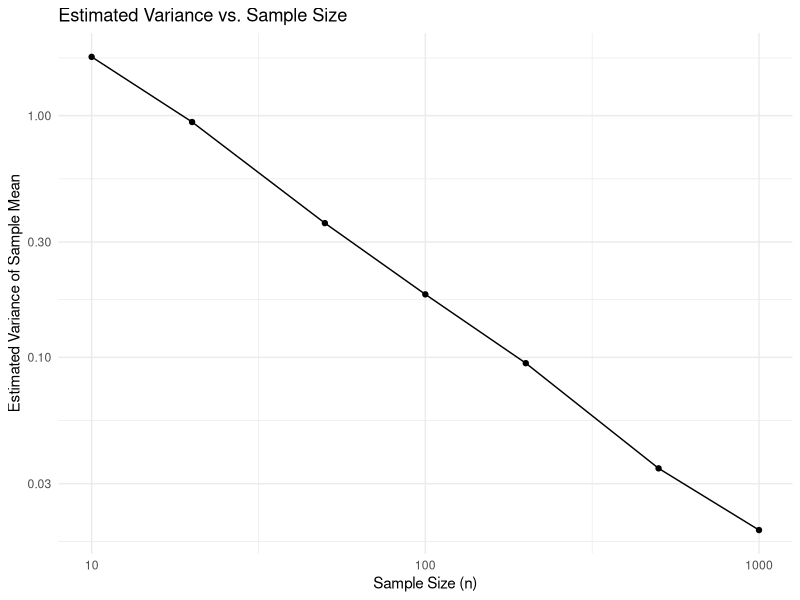
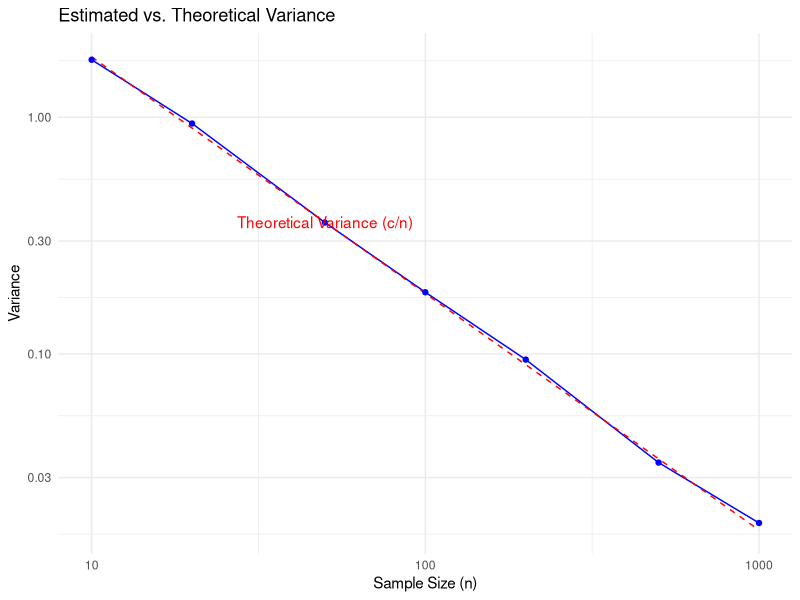
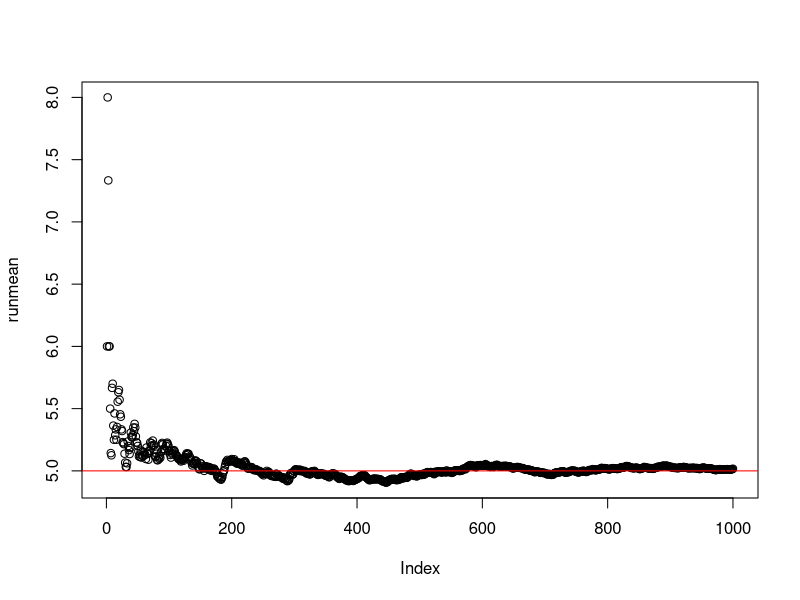
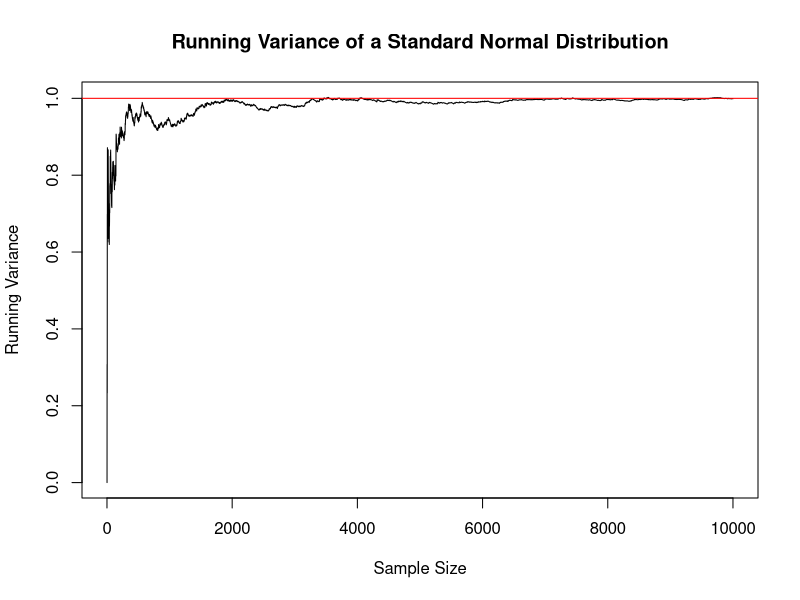

Reproduce these figures in R, in order.
## ---- chunk 1
run_sample_mean_trial <- function( n ) {

  # Parameters for the Gamma distribution
  k <- 2
  theta <- 3
  
  # Generate n samples from the Gamma distribution
  samples <- rgamma(n, shape = k, scale = theta)
  
  # Return the mean of the samples
  mean(samples)
  
}
## ---- chunk 2
estimate_sample_mean_variance <- function( n, M ) {
  
  # Initialize a vector to store the means from each trial
  sample_means <- numeric(M)
  
  # Run M trials, each with n samples
  for (i in 1:M) {
    sample_means[i] <- run_sample_mean_trial(n)
  }
  
  # Calculate and return the variance of the sample means
  var(sample_means)
  
}

## ---- chunk 3

library(ggplot2)

# Sample sizes to test
n_values <- c(10, 20, 50, 100, 200, 500, 1000)

# Number of trials for estimating variance
M <- 1000

# Estimate variance for each sample size
var_estimates <- sapply(n_values, function(n) {
  estimate_sample_mean_variance(n, M)
})

# Plotting the estimated variances against sample sizes
data <- data.frame(SampleSize = n_values, EstimatedVariance = var_estimates)
ggplot(data, aes(x = SampleSize, y = EstimatedVariance)) +
  geom_point() +
  geom_line() +
  scale_x_log10() + scale_y_log10() +
  labs(title = "Estimated Variance vs. Sample Size",
       x = "Sample Size (n)",
       y = "Estimated Variance of Sample Mean") +
  theme_minimal()

# Overlaying f(t) = c/t
# We choose c based on the theoretical relationship between variance and sample size
# For a Gamma distribution with k = 2, theta = 3, variance = (k*theta^2), so we use this to guide our choice of c
c_value <- 2 * 3^2  # Theoretical variance of the distribution

# Adding the theoretical line to the plot
data$TheoreticalVariance <- c_value / data$SampleSize

ggplot(data, aes(x = SampleSize)) +
  geom_line(aes(y = EstimatedVariance), color = "blue") +
  geom_line(aes(y = TheoreticalVariance), color = "red", linetype = "dashed") +
  scale_x_log10() + scale_y_log10() +
  labs(title = "Estimated vs. Theoretical Variance",
       x = "Sample Size (n)",
       y = "Variance") +
  theme_minimal() +
  geom_point(aes(y = EstimatedVariance), color = "blue") +
  annotate("text", x = 50, y = c_value / 50, label = "Theoretical Variance (c/n)", color = "red")

## ---- chunk 4
# define running average function
# can be specified as cumulative sum / index of element
running_mean <- function(vec) {
   cumsum(vec) / seq_along(vec)
}

# Generate a bunch of lambda=5.0 Poissons and compute running mean.
poisdraws <- rpois(n=1000, lambda=5.0);
runmean <- running_mean( poisdraws );

# Plot the running mean
plot( runmean );
abline(h=5.0, col='red'); # Mean is 5.0
## ---- chunk 5

# Function to estimate the probability
estimate_probability <- function(n, lambda, epsilon, M) {
  within_epsilon_count <- 0
  
  for (i in 1:M) {
    # Generate n samples from Poisson distribution
    samples <- rpois(n, lambda)
    
    # Compute the sample mean
    sample_mean <- mean(samples)
    
    # Check if the sample mean is within epsilon of lambda
    if (abs(sample_mean - lambda) <= epsilon) {
      within_epsilon_count <- within_epsilon_count + 1
    }
  }
  
  # Calculate the probability
  probability <- within_epsilon_count / M
  
  return(probability)
}

# Parameters
n <- 250
lambda <- 5.0
epsilon <- 0.25
M <- 10000  # Number of Monte Carlo iterates

# Estimate the probability
probability_estimate <- estimate_probability(n, lambda, epsilon, M)

probability_estimate


## ---- chunk 6
running_var <- function(vec) {
  n <- length(vec)
  running_mean <- cumsum(vec) / seq_along(vec)
  running_mean_sq <- cumsum(vec^2) / seq_along(vec)
  running_var <- running_mean_sq - running_mean^2
  return(running_var)
}

pois_draws <- rpois(n=1000, lambda=5.0)
run_var <- running_var(pois_draws)

## ---- chunk 7

# Generate samples
samples <- rnorm(10000, mean = 0, sd = 1)

# Compute running variance
run_var <- running_var(samples)

# Plot the running variance
plot(run_var, type = 'l', xlab = "Sample Size", ylab = "Running Variance",
     main = "Running Variance of a Standard Normal Distribution")
abline(h = 1, col = 'red')

